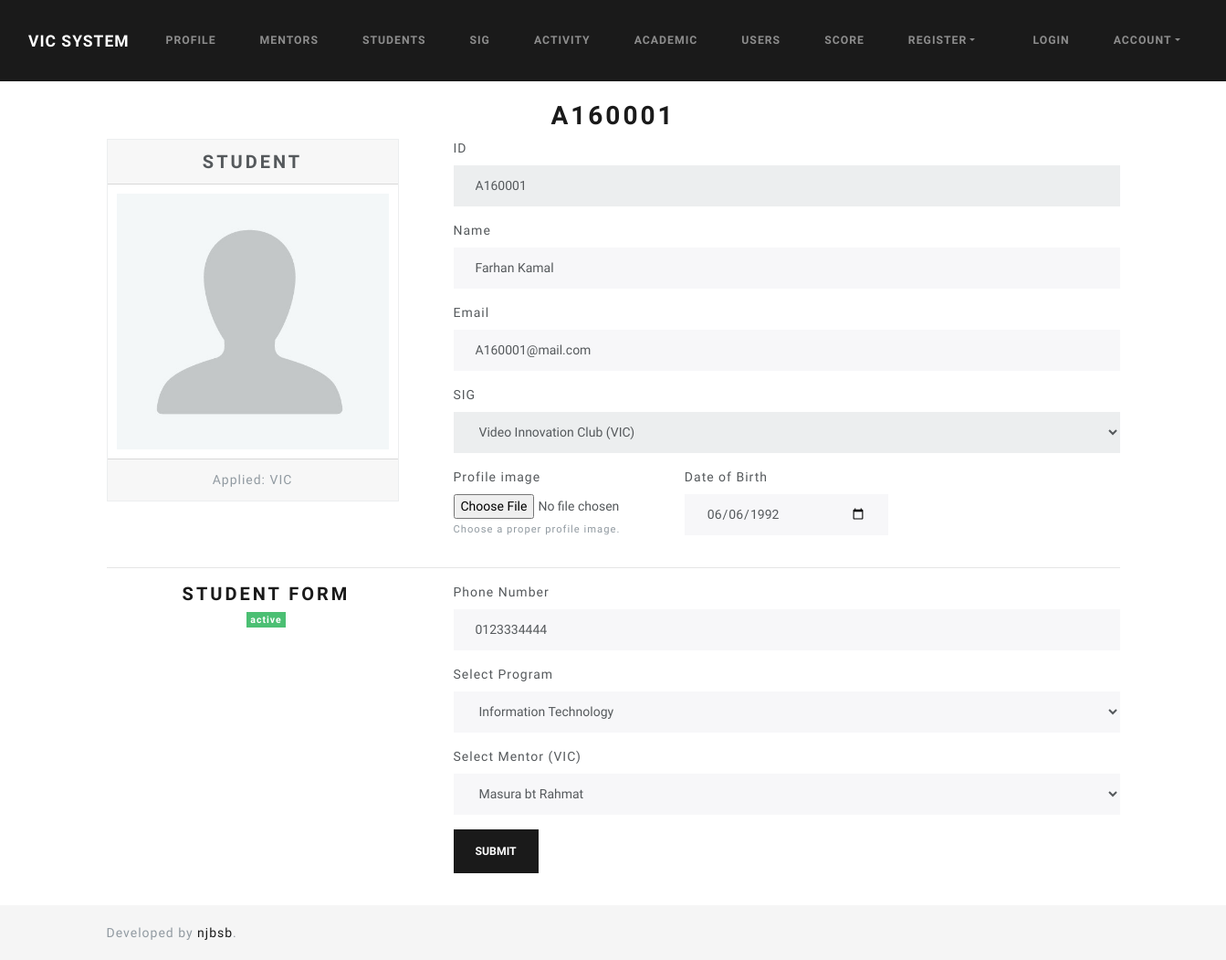
Page /validate/A160001 on the earlier database version.
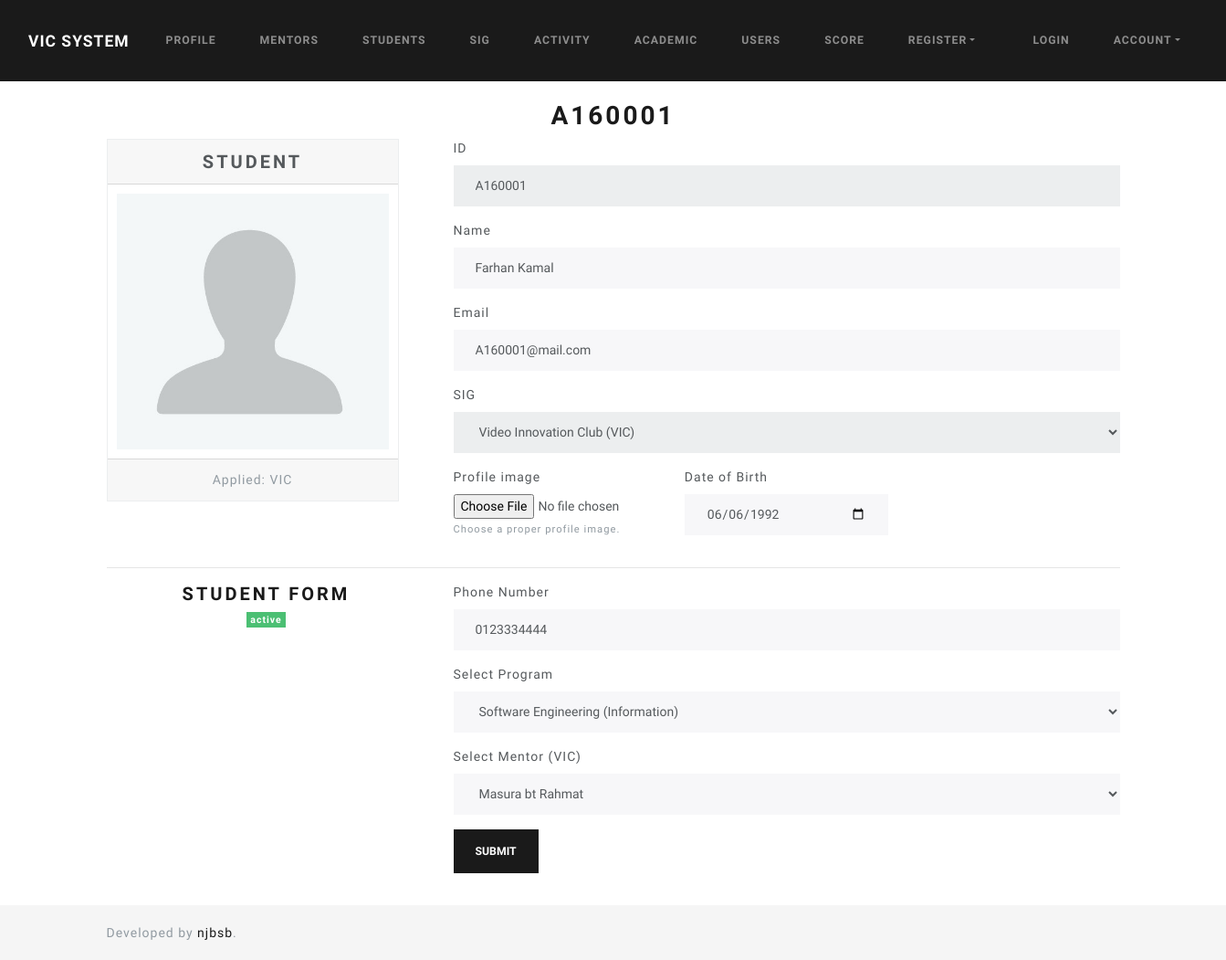
Same page on the later database version.
### tables this page shows
CREATE TABLE `tbl_student` (
  `matric` varchar(8) NOT NULL,
  `phonenum` varchar(12) NOT NULL,
  `program_code` varchar(4) DEFAULT NULL,
  `joined_sig` year(4) DEFAULT NULL,
  `mentor_matric` varchar(8) DEFAULT NULL
);

CREATE TABLE `tbl_program` (
  `code` varchar(4) NOT NULL,
  `name` varchar(50) NOT NULL
);

CREATE TABLE `tbl_user` (
  `id` varchar(8) NOT NULL,
  `name` varchar(255) NOT NULL,
  `email` varchar(255) NOT NULL,
  `password` varchar(255) NOT NULL,
  `usertype_id` int(11) NOT NULL,
  `sig_id` int(11) DEFAULT NULL,
  `profile_image` varchar(255) NOT NULL,
  `created_at` timestamp NOT NULL DEFAULT current_timestamp(),
  `userstatus_id` int(11) DEFAULT NULL,
  `dob` date DEFAULT NULL
);

### application/controllers/User.php (called while the page is built, shortened)
<?php
class User extends CI_Controller
{
    public function validate($id)
    {
        $data['title'] = 'Validate: ' . $id;
        $data['user'] = $this->user_model->get_user($id);
        $usertype_id = $data['user']['usertype_id'];
        $this->form_validation->set_rules('id', 'ID', 'required');
        $this->form_validation->set_rules('name', 'Name', 'required');
        $this->form_validation->set_rules('email', 'Email', 'required');
        if ($usertype_id == '2') {
            $this->form_validation->set_rules('position', 'Position', 'required');
            $this->form_validation->set_rules('roomnum', 'Room Number', 'required');
            $this->form_validation->set_rules('orgrole_id', 'SIG Role', 'required');
        } elseif ($usertype_id == '3') {
            $this->form_validation->set_rules('phonenum', 'Phone Number', 'required');
            $this->form_validation->set_rules('program_code', 'Program Code', 'required');
        }
        if ($this->form_validation->run() === FALSE) {
            $data['sigs'] = $this->sig_model->get_sig();
            $this->load->view('templates/header');
            $this->load->view('user/validate', $data);
            if ($data['user']['usertype_id'] == 2) {
                $data['mentorroles'] = $this->role_model->get_mentor_roles();
                $data['mentor'] = $this->mentor_model->get_mentor($id);
                $this->load->view('user/mentor/validate_mentor', $data);
            } elseif ($data['user']['usertype_id'] == 3) {
                $data['sigmentors'] = $this->mentor_model->get_sigmentors($data['user']['sig_id']);
                $data['programs'] = $this->program_model->get_programs();
                $data['student'] = $this->student_model->get_student($id);
                $this->load->view('user/student/validate_student', $data);
            }
            $this->load->view('templates/footer');
        }
    }
}

### index.php (called while the page is built, shortened)
<?php
require_once BASEPATH.'core/CodeIgniter.php';

### application/models/User_model.php (called while the page is built, shortened)
<?php
class User_model extends CI_Model
{
    public function get_user($id = FALSE)
    {
        $this->db->select('user.*, ust.usertype, uss.userstatus, user.dob, sig.code, sig.signame')
            ->from('tbl_user as user')
            ->where('user.id', $id)
            ->join('tbl_usertype as ust', 'user.usertype_id = ust.id', 'left')
            ->join('tbl_userstatus as uss', 'user.userstatus_id = uss.id', 'left')
            ->join('tbl_sig as sig', 'user.sig_id = sig.id', 'left');
        $query = $this->db->get();
        return $query->row_array();
    }
}

### application/models/Program_model.php (called while the page is built, shortened)
<?php
    class Program_model extends CI_Model {
        public function get_programs() {
            $query = $this->db->get('tbl_program');
            return $query->result_array();
        }
    }

### application/models/Student_model.php (called while the page is built, shortened)
<?php
class Student_model extends CI_Model
{
    public function get_student($id = FALSE)
    {
        $this->db->select('user.id, user.name, user.email, user.sig_id, user.profile_image,
        std.phonenum, std.program_code, std.mentor_matric,
        prg.name as program_name, sig.signame, sig.code as sigcode, mtr.name as mentor_name')
            ->from('tbl_user as user')
            ->where(array('user.id' => $id))
            ->join('tbl_student as std', 'std.matric = user.id')
            ->join('tbl_program as prg', 'prg.code = std.program_code')
            ->join('tbl_sig as sig', 'sig.id = user.sig_id')
            ->join('tbl_user as mtr', 'mtr.id = std.mentor_matric');
        $query = $this->db->get();
        return $query->row_array();
    }
}

### application/models/Mentor_model.php (called while the page is built, shortened)
<?php
class Mentor_model extends CI_Model
{
    public function get_sigmentors($sig_id)
    {
        $this->db->select('user.id, user.name')
            ->from('tbl_user as user')
            ->where(array('usertype_id' => '2', 'sig_id' => $sig_id));
        $query = $this->db->get();
        return $query->result_array();
    }
}

### application/views/user/validate.php (the view, shortened to what the changed rows need)
<h2 class="text-center"><?= $user['id'] ?></h2>
<?= form_open('user/validate/' . $user['id']) ?>

### application/views/user/student/validate_student.php (shortened to what the changed rows need)
<div class="row">
    <div class="col-md-8 text-left">
        <div class="form-group">
            <label>Select Program</label>
            <select name="program_code" class="form-control" id="program_code">
                <?php foreach ($programs as $program) : ?>
                    <option value="<?= $program['code'] ?>" <?php if ($student['program_code'] == $program['code']) {
                                                                echo 'selected';
                                                            } ?>>
                        <?= $program['name'] ?>
                    </option>
                <?php endforeach ?>
            </select>
        </div>
        <div class="form-group">
            <label>Select Mentor (<?= $user['code'] ?>)</label>
            <select name="mentor_matric" class="form-control" id="sig_mentor">
                <?php if ($sigmentors) : ?>
                    <?php foreach ($sigmentors as $mentor) : ?>
                        <option value="<?= $mentor['id'] ?>" <?php if ($student['mentor_matric'] == $mentor['id']) {
                                                                    echo 'selected';
                                                                } ?>>
                            <?= $mentor['name'] ?>
                        </option>
                    <?php endforeach ?>
                <?php else : ?>
                    <option value=null>
                        Error: No mentor under this SIG
                    </option>
                <?php endif ?>
            </select>
        </div>
    </div>
</div>
<?= form_close() ?>

Differences in the rows shown:
changed tbl_student "Masura bt Rahmat": program_code "Information Technology" → "Software Engineering (Information)"
